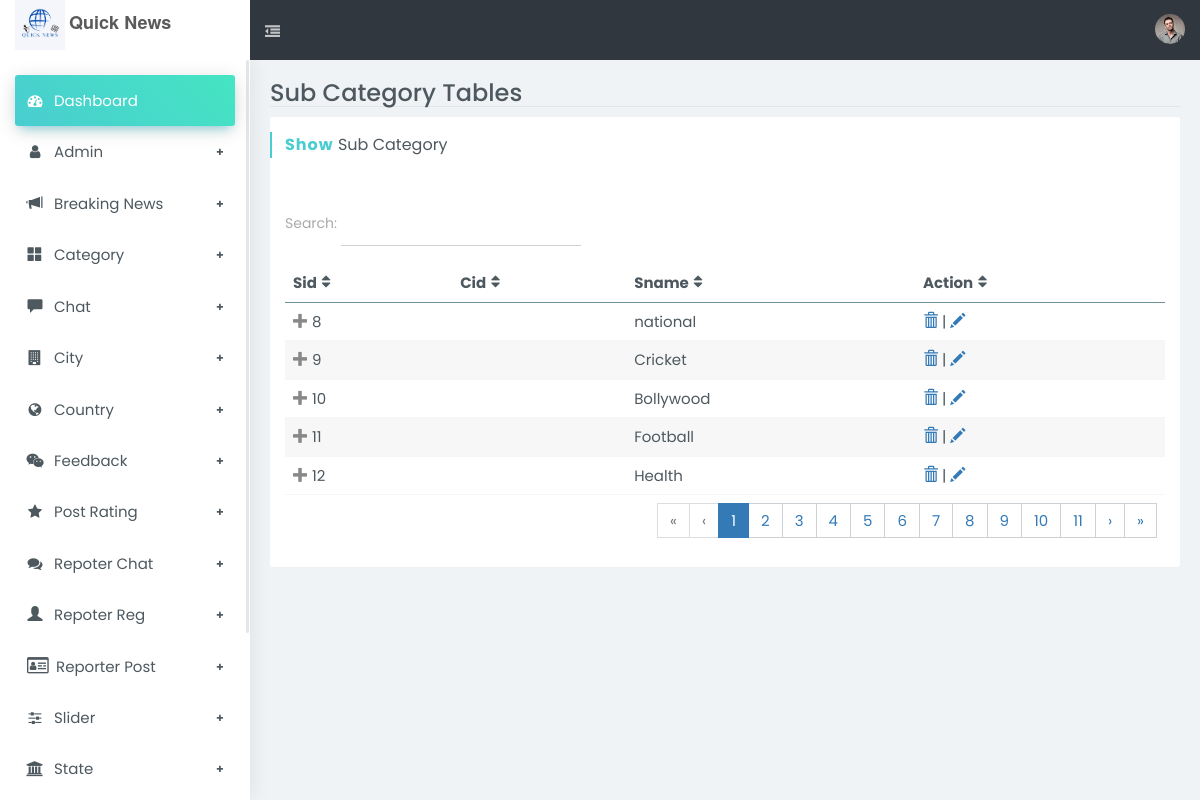
The page /newsadmin/index.php/subcategorycontroller on the database its author committed.
### tables this page shows
CREATE TABLE IF NOT EXISTS `subcategory` (
  `sid` int NOT NULL AUTO_INCREMENT,
  `cid` int NOT NULL,
  `sname` varchar(50) NOT NULL,
  `datereg` timestamp NOT NULL DEFAULT CURRENT_TIMESTAMP ON UPDATE CURRENT_TIMESTAMP,
  `subcatgstatus` enum('Active','Deactive') NOT NULL DEFAULT 'Active',
  PRIMARY KEY (`sid`),
  KEY `Cid` (`cid`)
);

### newsadmin/application/controllers/subcategorycontroller.php (called while the page is built, shortened)
<?php
class subcategorycontroller extends CI_Controller{
    public function index() {
         $this->db->from('subcategory');
        $this->db->join('category', 'category.cid = subcategory.cid');
        $file['subcat']=$this->db->get()->result();
        $this->load->view('template/header');
        $this->load->view('template/sidebar');
        $this->load->view('subcategory/showsubcategory',$file);
    }
 }
?>

### newsadmin/index.php (called while the page is built, shortened)
<?php
require_once BASEPATH.'core/CodeIgniter.php';

### newsadmin/application/views/subcategory/showsubcategory.php (the view, shortened to what this page needs)
		<section id="content">
			<div class="page page-tables-footable">
				<div class="b-b mb-10">
					<div class="row">
						<div class="col-sm-6 col-xs-12">
							<h1 class="h3 m-0">Sub Category Tables</h1>
						</div>
					</div>
				</div>
				<div class="row">
					<div class="col-md-12">
						<section class="boxs ">
							<div class="boxs-header">
								<h3 class="custom-font hb-cyan">
									<strong>Show</strong> Sub Category</h3>
							</div>
							<div class="boxs-body">
								<div class="form-group">
									<label for="filter" style="padding-top: 5px">Search:</label>
									<input id="filter" type="text" class="form-control rounded w-md mb-10 inline-block" />
								</div>
								<table id="searchTextResults" data-filter="#filter" data-page-size="5" class="footable table table-custom">
									<thead>
										<tr>
											<th>Sid</th>
											<th>Cid</th>
											<th data-hide="phone">Sname</th>
											<th>Action</th>
										</tr>
									</thead>
									<tbody>
									<?php
									foreach($subcat as $row)
										{
										?>
										<tr>
											<td><?php echo $row->sid ?></td>
											<td><?php echo $row->category ?></td>
											<td><?php echo $row->sname ?></td>
											<td>
												<a href="<?php echo site_url()?>/subcategorycontroller/del/<?php echo $row->sid?>"><i class="glyphicon glyphicon-trash"></i></a> |
												<a href="<?php echo site_url()?>/subcategorycontroller/edit/<?php echo $row->sid?>"><i class="glyphicon glyphicon-pencil"></i></a>
											</td>
										</tr>
										<?php
										}
										?>
									</tbody>
									<tfoot class="hide-if-no-paging">
										<tr>
											<td colspan="5" class="text-right">
												<ul class="pagination">
												</ul>
											</td>
										</tr>
									</tfoot>
								</table>
							</div>
						</section>
					</div>
				</div>
			</div>
		</section>
	</div>
</body>
</html>

### rows shown on the page
subcategory: sid "8", sname "national"
subcategory: sid "9", sname "Cricket"
subcategory: sid "10", sname "Bollywood"
subcategory: sid "11", sname "Football"
subcategory: sid "12", sname "Health"
